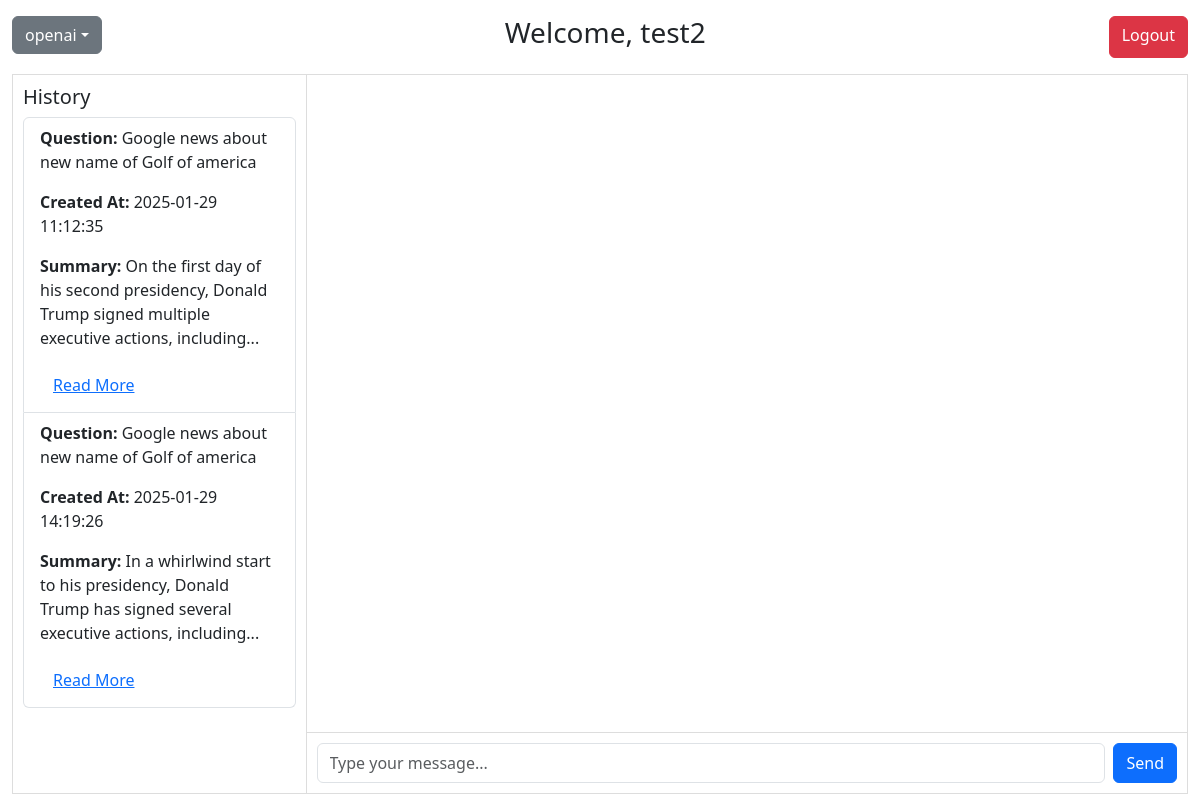
Page /users/chatbot (signed in) on the earlier database version.
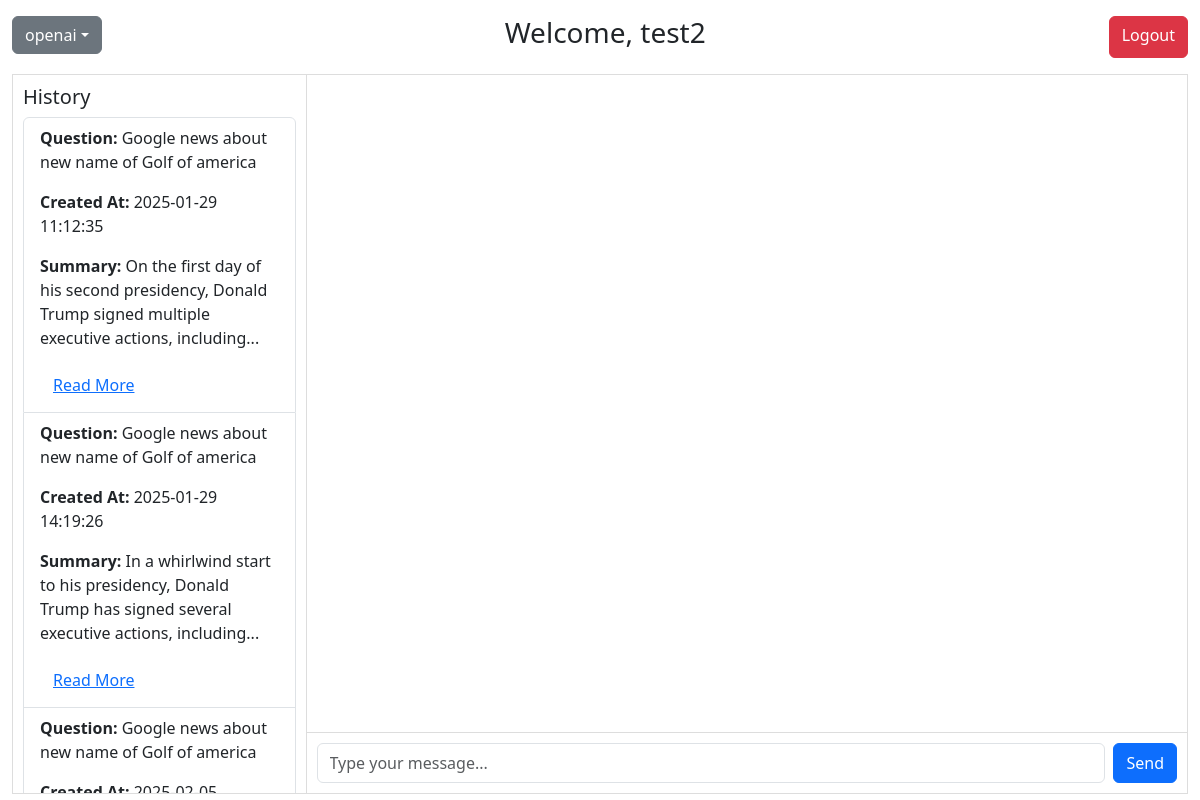
Same page on the later database version.
### app/model/models.py (models this page shows)
class User(Base):
    __tablename__ = "users"
    user_id = Column(Integer, primary_key=True, index=True)
    username = Column(String(50), unique=True, nullable=False)
    email = Column(String(100), unique=True, nullable=False)
    password_hash = Column(String(255), nullable=False)
    role = Column(String(20), default="user")
    created_at = Column(DateTime, default=func.now())
    articles = relationship("SummarizedArticle", back_populates="user")

class SummarizedArticle(Base):
    __tablename__ = "summarized_articles"
    summary_id = Column(Integer, primary_key=True, index=True)
    source_id = Column(Integer, ForeignKey("news_sources.source_id"), nullable=False)
    user_id = Column(Integer, ForeignKey("users.user_id"), nullable=False)
    summarized_content = Column(Text, nullable=False)
    prompt = Column(Text, nullable=False)
    created_at = Column(DateTime, default=func.now())
    user = relationship("User", back_populates="articles")
    source = relationship("NewsSource")

### routers/user_router.py (the view)
@router.get("/chatbot")
def chatbot_page(
    request: Request,
    db: Session = Depends(get_db),
    user: User = Depends(get_current_user),
):
    user_history = NewsService.get_summarized_articles(user.user_id, db)
    return templates.TemplateResponse(
        "chatbot.html",
        {"request": request, "user": user, "history": user_history},
    )

### templates/chatbot.html (shortened to what this page needs)
<!DOCTYPE html>
<html lang="en">
<head>
    <link href="https://cdn.jsdelivr.net/npm/bootstrap@5.3.0-alpha3/dist/css/bootstrap.min.css" rel="stylesheet" />
</head>
<body>
    <div class="container-fluid">
        <div class="row mt-3">
            <div class="col-12 d-flex justify-content-between">
                <div>
                    <div class="dropdown">
                        <button class="btn btn-secondary dropdown-toggle" type="button" id="llmDropdown" data-bs-toggle="dropdown">
                        </button>
                    </div>
                </div>
                <h3>Welcome, {{ user.username }}</h3>
                <a href="/users/logout" class="btn btn-danger">Logout</a>
            </div>
        </div>
        <div class="chat-container mt-3">
            <div class="history">
                <h5>History</h5>
                <ul class="list-group">
                    {% for entry in history %}
                        <li class="list-group-item">
                            <p><strong>Question:</strong> {{ entry.prompt }}</p>
                            <p><strong>Created At:</strong> {{ entry.created_at }}</p>
                            <p>
                                <strong>Summary:</strong>
                                <span class="summary-preview" id="preview-{{ entry.summary_id }}">
                                    {{ entry.summarized_content[:100] }}...
                                </span>
                            </p>
                            <button class="btn btn-link toggle-summary" data-id="{{ entry.summary_id }}">Read More</button>
                        </li>
                    {% endfor %}
                </ul>
            </div>
            <div class="chat">
                <div class="chat-messages" id="chat-messages"></div>
                <form id="chat-form" class="chat-input d-flex">
                    <input type="text" id="chat-input" class="form-control me-2" placeholder="Type your message..." required>
                    <button type="submit" class="btn btn-primary">Send</button>
                </form>
            </div>
        </div>
    </div>
</body>
</html>

### templates/chatbot.html (style rules this page uses)
.chat-container { display: flex; height: 90vh; border: 1px solid #ddd; }
.history { width: 25%; overflow-y: auto; border-right: 1px solid #ddd; padding: 10px; height: 100%; }
.chat { width: 75%; display: flex; flex-direction: column; }
.chat-messages { flex-grow: 1; overflow-y: auto; padding: 10px; margin-bottom: 10px; height: 70vh; }
.chat-input { padding: 10px; background: #f7f7f7; border-top: 1px solid #ddd; position: sticky; bottom: 0; background-color: white; }
.chat-input input { height: 40px; }

Differences in the rows shown:
added SummarizedArticle: prompt "Google news about new name of Golf of america"
